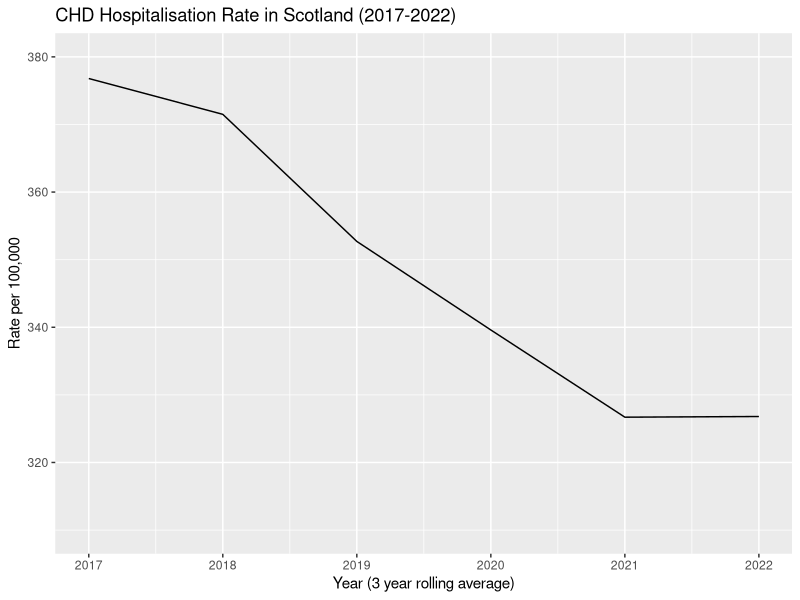
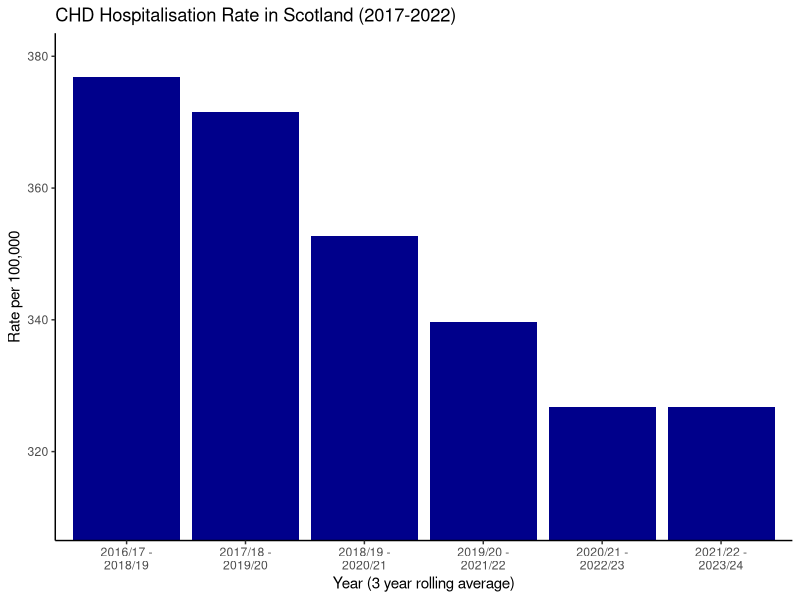

Generate these figures, in order, with R:
## ---- chunk 1
knitr::opts_chunk$set(echo = TRUE)
## ---- chunk 2
library(tidyverse)
library(readr) 
library(tidyr) 
library(dplyr) 
library(here) 
## ---- chunk 3
CHD_total <- read_csv("ScotPHO_CHD_total.csv")
glimpse(CHD_total)
view(CHD_total)
## ---- chunk 4
CHD_tidy <- CHD_total %>% select (year, period, numerator, measure) %>%  filter( year >= 2017) %>% rename(Hosp_per_year = 'numerator', HospRate_100k = 'measure' )
## ---- chunk 5
CHD_tidy <- CHD_tidy %>% mutate(period = gsub(" financial years; 3-year aggregates","", period )) %>% mutate(period = gsub("to","-", period ))
## ---- chunk 6
summary(CHD_tidy)
view(CHD_tidy)
## ---- chunk 7
ggplot(CHD_tidy, aes(x = year, y = HospRate_100k)) + 
  labs(title = "CHD Hospitalisation Rate in Scotland (2017-2022)", 
       x = "Year (3 year rolling average)", 
       y = "Rate per 100,000") + 
  geom_line() +
  coord_cartesian(ylim = c(310, 380))


## ---- chunk 8

data_frame()
## ---- chunk 9
ggplot(CHD_tidy, aes(x= str_wrap(period, 10), y= HospRate_100k)) + geom_col(fill = "blue4") + labs(title = "CHD Hospitalisation Rate in Scotland (2017-2022)", 
       x = "Year (3 year rolling average)", 
       y = "Rate per 100,000") + theme_classic() +
  coord_cartesian(ylim = c(310, 380))
